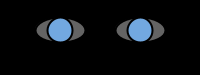
Frame 1 (no input)
Frame 60 (the mouse pressed at the canvas centre just before this capture): identical to frame 1, image omitted
Frame 120 (the mouse held since frame 60 and released just before this capture): identical to frame 1, image omitted

The Processing sketch that drew this single still picture (run headless with seeded random() and noise(); from frame 60 on, the mouse is pressed at the canvas centre):

// Processing sketch: processing_30351
// ── processing_30351.pde

// making progress...
// i'd like the shapes to be more excited but am happy that
// i made them blink the way i wanted them to
// www.builtecology.wordpress.com

boolean blink = false;

void setup () {
  size (200, 75);
  strokeWeight (2);
  smooth();
}

void draw () {
   translate (width/2, 0);
  background (0);
  if (blink == true) {
blinkmode (-40);
blinkmode (40);

} else { 
    if (blink == false) {
openeyemode (-40);
openeyemode (40);
}
  }
}

void keyPressed () {
  if ((key == 'B') || (key == 'b')) {
    blink = true;
  }

}
void keyReleased () {
  blink = false;
}

void blinkmode (int x) {
      fill (100);
arc (x, 30, 50, 25, 0, PI);
}

void openeyemode (int x) {
     fill (255, 100);
ellipse (x, 30, 50, 25);
fill (114, 168, 224);
ellipse (x, 30, 25, 25);
}
